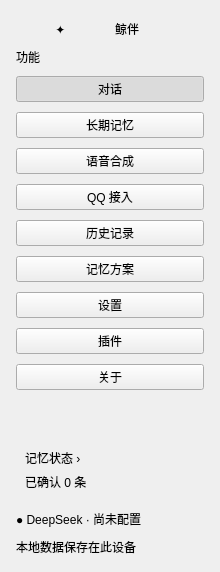
     <widget class="QFrame" name="sidebarFrame">
      <property name="minimumSize">
       <size>
        <width>220</width>
        <height>0</height>
       </size>
      </property>
      <property name="maximumSize">
       <size>
        <width>220</width>
        <height>16777215</height>
       </size>
      </property>
      <layout class="QVBoxLayout" name="sidebarLayout">
       <property name="spacing">
        <number>10</number>
       </property>
       <property name="leftMargin">
        <number>16</number>
       </property>
       <property name="topMargin">
        <number>20</number>
       </property>
       <property name="rightMargin">
        <number>16</number>
       </property>
       <property name="bottomMargin">
        <number>16</number>
       </property>
       <item>
        <layout class="QHBoxLayout" name="brandLayout">
         <item>
          <widget class="QLabel" name="brandMark">
           <property name="text">
            <string>✦</string>
           </property>
           <property name="alignment">
            <set>Qt::AlignCenter</set>
           </property>
          </widget>
         </item>
         <item>
          <widget class="QLabel" name="brandName">
           <property name="text">
            <string>鲸伴</string>
           </property>
          </widget>
         </item>
        </layout>
       </item>
       <item>
        <widget class="QLabel" name="navCaption">
         <property name="text">
          <string>功能</string>
         </property>
        </widget>
       </item>
       <item>
        <widget class="QPushButton" name="chatNavButton">
         <property name="text">
          <string>对话</string>
         </property>
         <property name="checkable">
          <bool>true</bool>
         </property>
         <property name="checked">
          <bool>true</bool>
         </property>
        </widget>
       </item>
       <item>
        <widget class="QPushButton" name="memoryNavButton">
         <property name="text">
          <string>长期记忆</string>
         </property>
         <property name="checkable">
          <bool>true</bool>
         </property>
        </widget>
       </item>
       <item>
        <widget class="QPushButton" name="voiceNavButton">
         <property name="text">
          <string>语音合成</string>
         </property>
         <property name="checkable">
          <bool>true</bool>
         </property>
        </widget>
       </item>
       <item>
        <widget class="QPushButton" name="qqNavButton">
         <property name="text">
          <string>QQ 接入</string>
         </property>
         <property name="checkable">
          <bool>true</bool>
         </property>
        </widget>
       </item>
       <item>
        <widget class="QPushButton" name="historyNavButton">
         <property name="text">
          <string>历史记录</string>
         </property>
         <property name="checkable">
          <bool>true</bool>
         </property>
        </widget>
       </item>
       <item>
        <widget class="QPushButton" name="memorySchemeNavButton">
         <property name="text"><string>记忆方案</string></property>
         <property name="checkable"><bool>true</bool></property>
        </widget>
       </item>
       <item>
        <widget class="QPushButton" name="settingsNavButton">
         <property name="text">
          <string>设置</string>
         </property>
         <property name="checkable">
          <bool>true</bool>
         </property>
        </widget>
       </item>
       <item>
        <widget class="QPushButton" name="pluginNavButton">
         <property name="text"><string>插件</string></property>
         <property name="checkable"><bool>true</bool></property>
        </widget>
       </item>
       <item>
        <widget class="QPushButton" name="aboutNavButton">
         <property name="text"><string>关于</string></property>
         <property name="checkable"><bool>true</bool></property>
        </widget>
       </item>
       <item>
        <spacer name="sideSpacer">
         <property name="orientation">
          <enum>Qt::Vertical</enum>
         </property>
         <property name="sizeHint" stdset="0">
          <size>
           <width>20</width>
           <height>40</height>
          </size>
         </property>
        </spacer>
       </item>
       <item>
        <widget class="QFrame" name="memoryCard">
         <property name="focusPolicy"><enum>Qt::StrongFocus</enum></property>
         <property name="toolTip"><string>点击查看长期记忆</string></property>
         <property name="accessibleName"><string>查看长期记忆</string></property>
         <layout class="QVBoxLayout" name="memoryCardLayout">
          <item>
           <widget class="QLabel" name="memoryTitle">
            <property name="text">
             <string>记忆状态 ›</string>
            </property>
           </widget>
          </item>
          <item>
           <widget class="QLabel" name="memoryCountLabel">
            <property name="text">
             <string>已确认 0 条</string>
            </property>
           </widget>
          </item>
         </layout>
        </widget>
       </item>
       <item>
        <widget class="QLabel" name="modelStatusLabel">
         <property name="text">
          <string>● DeepSeek · 尚未配置</string>
         </property>
        </widget>
       </item>
       <item>
        <widget class="QLabel" name="profileLabel">
         <property name="text">
          <string>本地数据保存在此设备</string>
         </property>
        </widget>
       </item>
      </layout>
     </widget>
